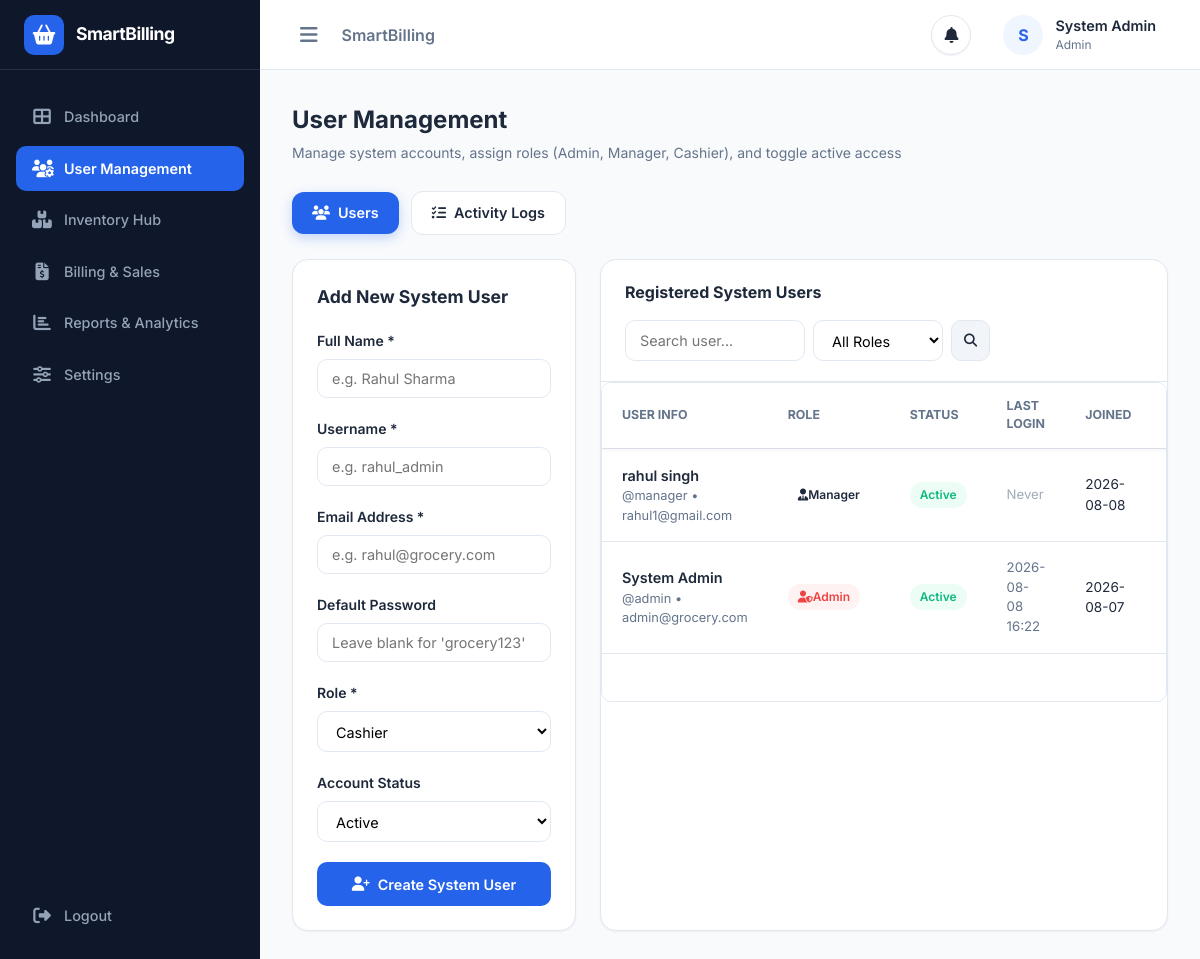
Page /users/ (signed in) on the earlier database version.
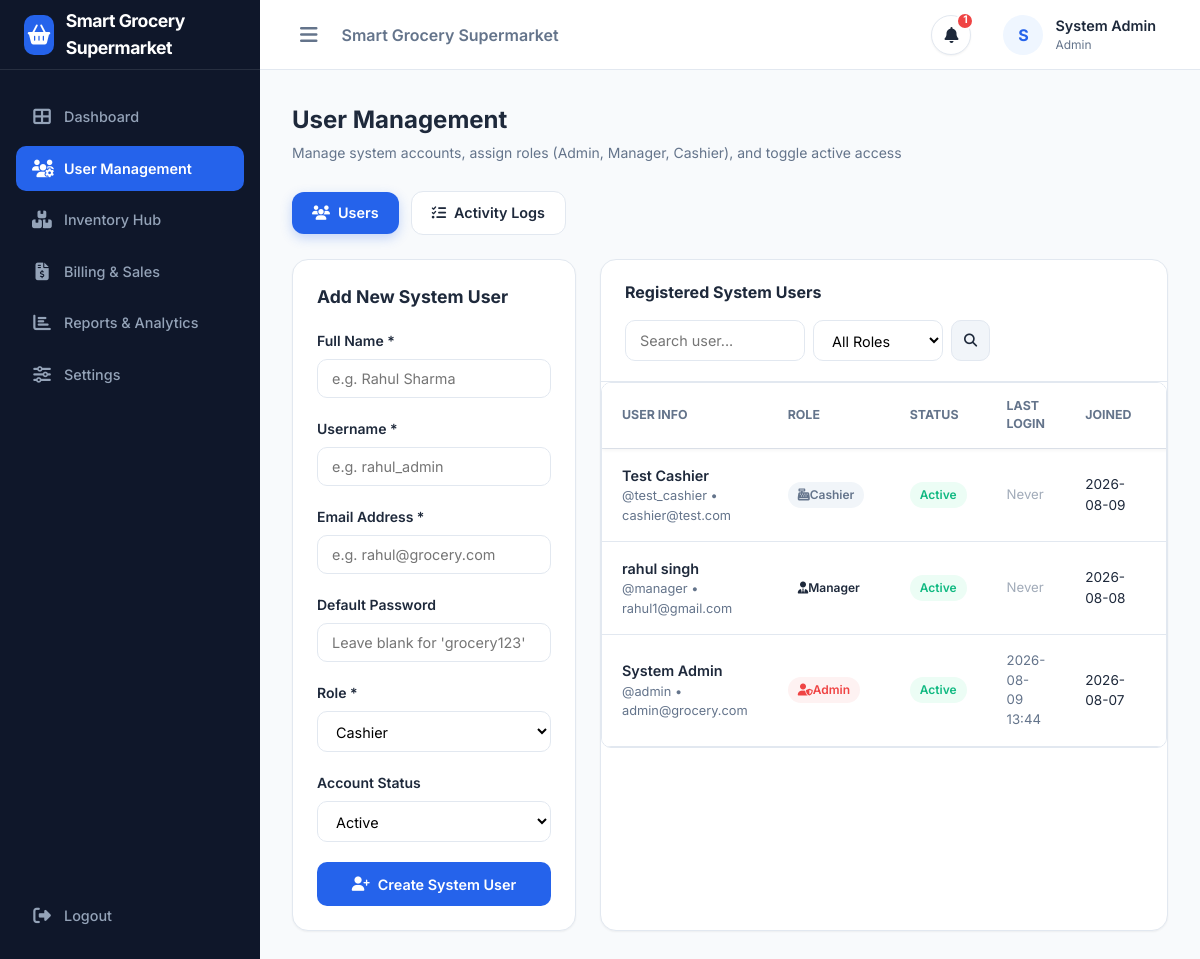
Same page on the later database version.
### app/models/setting.py (models this page shows, shortened)
class SystemSetting(db.Model):
    __tablename__ = 'system_settings'
    id = db.Column(db.Integer, primary_key=True, autoincrement=True)
    setting_key = db.Column(db.String(50), unique=True, nullable=False, index=True)
    setting_value = db.Column(db.Text, nullable=True)
    description = db.Column(db.String(255), nullable=True)
    updated_at = db.Column(db.DateTime, default=datetime.utcnow, onupdate=datetime.utcnow)
    @classmethod
    def get(cls, key: str, default: str = None) -> str:
        fallback = default if default is not None else DEFAULT_SETTINGS.get(key, '')
        setting = cls.query.filter_by(setting_key=key).first()
        return setting.setting_value if setting and setting.setting_value is not None else fallback
    @classmethod
    def get_bool(cls, key: str, default: bool = False) -> bool:
        val = cls.get(key, 'on' if default else 'off')
        return val.lower() in ['on', 'true', '1', 'yes']

### app/models/user.py (models this page shows, shortened)
class User(UserMixin, db.Model):
    __tablename__ = 'users'
    id = db.Column(db.Integer, primary_key=True, autoincrement=True)
    username = db.Column(db.String(50), unique=True, nullable=False, index=True)
    email = db.Column(db.String(120), unique=True, nullable=False, index=True)
    password_hash = db.Column(db.String(255), nullable=False)
    full_name = db.Column(db.String(100), nullable=False)
    role = db.Column(db.String(20), nullable=False, default='Admin')  # Admin, Manager, Cashier
    status = db.Column(db.String(20), nullable=False, default='Active')  # Active, Inactive
    profile_image = db.Column(db.String(255), nullable=True)
    last_login_at = db.Column(db.DateTime, nullable=True)
    last_login_ip = db.Column(db.String(45), nullable=True)
    created_at = db.Column(db.DateTime, default=datetime.utcnow)
    updated_at = db.Column(db.DateTime, default=datetime.utcnow, onupdate=datetime.utcnow)

### app/routes/user_routes.py (the view)
@user_bp.route('/', methods=['GET'])
@login_required
@admin_required
def index():
    search = request.args.get('search', '').strip()
    role_filter = request.args.get('role', '').strip()
    query = User.query
    if search:
        query = query.filter((User.full_name.ilike(f'%{search}%')) | (User.username.ilike(f'%{search}%')) | (User.email.ilike(f'%{search}%')))
    if role_filter:
        query = query.filter(User.role == role_filter)
    users = query.order_by(User.id.desc()).all()
    form = UserForm()
    return render_template('users/index.html', users=users, form=form, search=search, role_filter=role_filter)

### app/validators/forms.py
class UserForm(FlaskForm):
    username = StringField('Username', validators=[DataRequired(), Length(min=3, max=50)])
    full_name = StringField('Full Name', validators=[DataRequired(), Length(max=100)])
    email = StringField('Email', validators=[DataRequired(), Email()])
    password = PasswordField('Password', validators=[Optional(), Length(min=6)])
    role = SelectField('Role', choices=[('Admin', 'Admin'), ('Manager', 'Manager'), ('Cashier', 'Cashier')], default='Cashier')
    status = SelectField('Status', choices=[('Active', 'Active'), ('Inactive', 'Inactive')], default='Active')

### app/templates/users/index.html (shortened to what the changed rows need)
{% extends "base.html" %}
{% block content %}
<div class="page-header">
  <div>
    <h1 class="page-title">User Management</h1>
  </div>
</div>
<div style="display: grid; grid-template-columns: 1fr 2fr; gap: 24px;">
  <div class="card-table">
    <div class="table-scroll-container" style="max-height: 580px; overflow-y: auto; position: relative;">
      <table class="custom-table">
      <thead style="position: sticky; top: 0; background: var(--surface); z-index: 5; box-shadow: 0 2px 4px rgba(0,0,0,0.05);">
        <tr>
          <th>User Info</th>
          <th>Role</th>
          <th>Status</th>
          <th>Last Login</th>
          <th>Joined</th>
          <th>Action</th>
        </tr>
      </thead>
      <tbody>
        {% for u in users %}
        <tr>
          <td>
            <div style="font-weight: 600;">{{ u.full_name }}</div>
            <div style="font-size: 0.8rem; color: var(--text-muted);">@{{ u.username }} &bull; {{ u.email }}</div>
          </td>
          <td>
            {% if u.role == 'Admin' %}
              <span class="badge badge-danger"><i class="fas fa-user-shield"></i> Admin</span>
            {% elif u.role == 'Manager' %}
              <span class="badge badge-primary"><i class="fas fa-user-tie"></i> Manager</span>
            {% else %}
              <span class="badge badge-secondary"><i class="fas fa-cash-register"></i> Cashier</span>
            {% endif %}
          </td>
          <td>
            {% if u.status == 'Active' %}
              <span class="badge badge-success">Active</span>
            {% else %}
              <span class="badge badge-danger">Inactive</span>
            {% endif %}
          </td>
          <td style="font-size: 0.825rem; color: var(--text-muted);">
            {% if u.last_login_at %}
              {{ u.last_login_at.strftime('%Y-%m-%d %H:%M') }}
            {% else %}
              <span style="opacity: 0.6;">Never</span>
            {% endif %}
          </td>
          <td style="font-size: 0.85rem;">{{ u.created_at.strftime('%Y-%m-%d') if u.created_at else '' }}</td>
          <td>
          </td>
        </tr>
        {% else %}
        <tr><td colspan="5" class="text-center p-4">No system users found.</td></tr>
        {% endfor %}
      </tbody>
    </table>
  </div>
</div>
</div>
{% endblock %}

### app/templates/base.html (shortened to what the changed rows need)
<!DOCTYPE html>
<html lang="en">
<head>
  <link rel="stylesheet" href="https://cdnjs.cloudflare.com/ajax/libs/font-awesome/6.4.0/css/all.min.css">
  <link rel="stylesheet" href="{{ url_for('static', filename='css/main.css') }}">
</head>
<body data-theme="{{ 'dark' if dark_mode else 'light' }}" data-color="{{ theme_color or 'blue' }}">
<div class="app-container">
  {% if current_user.is_authenticated %}
  <aside class="app-sidebar {% if compact_sidebar %}compact{% endif %}">
    <div class="sidebar-header">
      {% if store_logo %}
        <img src="{{ url_for('static', filename=store_logo) }}" alt="Logo" style="height: 36px; border-radius: 6px;">
      {% else %}
        <div class="brand-icon"><i class="fas fa-shopping-basket"></i></div>
      {% endif %}
      <div class="brand-title">{{ store_name or 'Smart Billing' }}</div>
    </div>
    <nav class="sidebar-nav">
      <a href="{{ url_for('dashboard.index') }}" class="nav-link {% if request.endpoint == 'dashboard.index' %}active{% endif %}">
        <i class="fas fa-th-large"></i> <span>Dashboard</span>
      </a>
      <a href="{{ url_for('user.index') }}" class="nav-link {% if request.endpoint and ('user.' in request.endpoint or 'activity.' in request.endpoint) %}active{% endif %}">
        <i class="fas fa-users-cog"></i> <span>User Management</span>
      </a>
      <a href="{{ url_for('product.index') }}" class="nav-link {% if request.endpoint and ('product.' in request.endpoint or 'category.' in request.endpoint or 'inventory.' in request.endpoint) %}active{% endif %}">
        <i class="fas fa-boxes-stacked"></i> <span>Inventory Hub</span>
      </a>
      <a href="{{ url_for('billing.billing_dashboard') }}" class="nav-link {% if request.endpoint and 'billing.' in request.endpoint %}active{% endif %}">
        <i class="fas fa-file-invoice-dollar"></i> <span>Billing & Sales</span>
      </a>
      <a href="{{ url_for('report.index') }}" class="nav-link {% if request.endpoint and 'report.' in request.endpoint %}active{% endif %}">
        <i class="fas fa-chart-bar"></i> <span>Reports & Analytics</span>
      </a>
      <a href="{{ url_for('setting.index') }}" class="nav-link {% if request.endpoint and 'setting.' in request.endpoint %}active{% endif %}">
        <i class="fas fa-sliders"></i> <span>Settings</span>
      </a>
      <a href="#" onclick="openLogoutModal(); return false;" class="nav-link text-danger" style="margin-top: auto;">
        <i class="fas fa-right-from-bracket"></i> <span>Logout</span>
      </a>
    </nav>
  </aside>
  {% endif %}
  <main class="app-main {% if not current_user.is_authenticated %}no-sidebar{% endif %}">
    {% if current_user.is_authenticated %}
    <header class="app-navbar">
      <div class="navbar-left">
        <button class="sidebar-toggle" id="sidebarToggle"><i class="fas fa-bars"></i></button>
        <div style="font-weight: 600; color: var(--text-muted);">{{ store_name }}</div>
      </div>
      <div class="navbar-right">
        <div class="notif-bell-wrapper" id="notifBellWrapper">
          <button class="notif-bell-btn" id="notifBellBtn" onclick="toggleNotifPanel(event)" title="Notifications">
            <i class="fas fa-bell"></i>
            {% if nav_notif_count > 0 %}
              <span class="notif-badge">{{ nav_notif_count if nav_notif_count < 99 else '99+' }}</span>
            {% endif %}
          </button>
              {% set alert_count = nav_notifications | selectattr('type', 'in', ['warning', 'danger']) | list | length %}
        </div>
        <a href="{{ url_for('profile.index') }}" class="user-profile-btn">
          <div class="avatar">
            {% if current_user.profile_image %}
              <img src="{{ url_for('static', filename=current_user.profile_image) }}" alt="Avatar" style="width:100%;height:100%;border-radius:50%;">
            {% else %}
              {{ (current_user.full_name or current_user.username or 'U')[0] }}
            {% endif %}
          </div>
          <div>
            <div style="font-weight: 600; font-size: 0.9rem;">{{ current_user.full_name }}</div>
            <div style="font-size: 0.75rem; color: var(--text-muted);">{{ current_user.role }}</div>
          </div>
        </a>
      </div>
    </header>
    {% endif %}
    <div class="content-wrapper">
      {% block content %}{% endblock %}
    </div>
  </main>
</div>
</body>
</html>

Differences in the rows shown:
changed SystemSetting: setting_value "SmartBilling" → "Smart Grocery Supermarket"
changed User "System Admin": last_login_at "2026-08-08 16:22" → "2026-08-09 13:44"
added User: full_name "Test Cashier", username "test_cashier", email "cashier@test.com", role "Cashier" (drawn), status "Active", shows "Never", created_at "2026-08-09"
Other differences:
{{ nav_notif_count if nav_notif_count < 99 else '99+' }}: (not shown) → "1"
